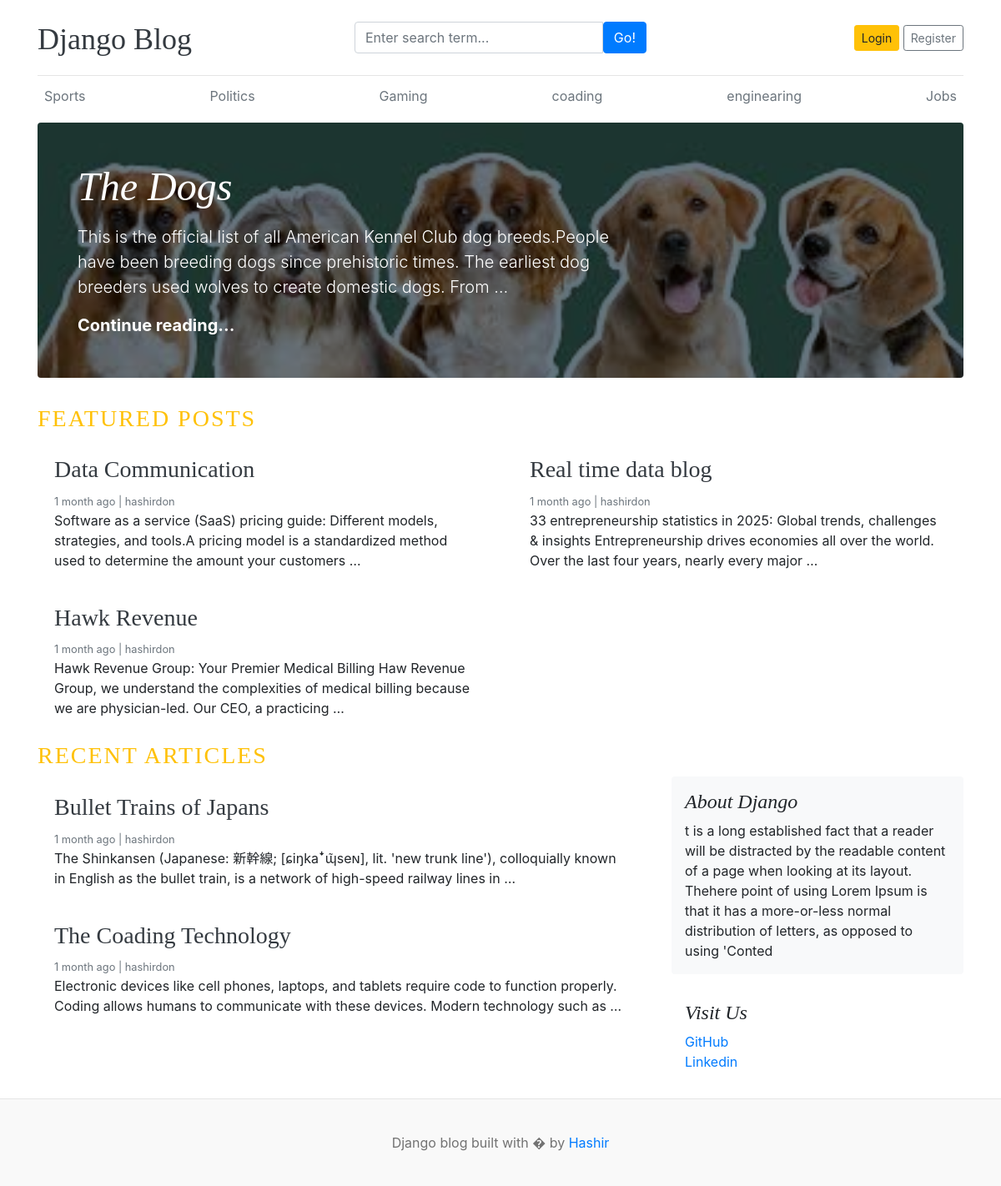
The page / on the database its author committed.
### blogs/models.py (models this page shows, shortened)
class Category(models.Model):
    category_name=models.CharField(max_length=50,unique=True)
    created_at=models.DateTimeField(auto_now_add=True)
    updated_at=models.DateTimeField(auto_now_add=True)
    class Meta:
        verbose_name_plural='Categories'

class Blog(models.Model):
    title=models.CharField(max_length=100)
    slug=models.CharField(max_length=100,unique=True,blank=True)
    category=models.ForeignKey(Category,on_delete=models.CASCADE)
    author=models.ForeignKey(User,on_delete=models.CASCADE)
    featured_image=models.ImageField(upload_to='uploads/%Y/%m/%d')
    short_description=models.TextField(max_length=500)
    blog_body=models.TextField(max_length=2000)
    status=models.CharField(max_length=20,choices=STATUS_CHOICES,default='Draft')
    is_featured=models.BooleanField(default=False)
    created_at=models.DateTimeField(auto_now_add=True)
    updated_at=models.DateTimeField(auto_now_add=True)

### assignments/models.py (models this page shows, shortened)
class About(models.Model):
    about_heading = models.CharField(max_length=25)
    about_description = models.TextField(max_length=250)
    created_at=models.DateTimeField(auto_now_add=True)
    updated_at=models.DateTimeField(auto_now_add=True)
    class Meta:
        verbose_name_plural='About'

class SocialSites(models.Model):
    platform=models.CharField(max_length=25)
    link=models.URLField(max_length=1000)
    created_at=models.DateTimeField(auto_now_add=True)
    updated_at=models.DateTimeField(auto_now_add=True)

### blog_main/views.py (the view)
# urls.py: 2. Add a URL to urlpatterns:  path('', views.home, name='home')
def home(request):
    categories = Category.objects.all()
    featured_posts=Blog.objects.filter(is_featured=True,status='Published').order_by('-created_at')
    posts=Blog.objects.filter(is_featured=False,status='Published')
    try:
        about = About.objects.get()
    except:
        about=None
    context = {
        'categories': categories,
        'featured_posts' :featured_posts,
        'posts':posts,
        'about':about
    }
    return render(request, 'home.html', context)

### blogs/context_processors.py (called while the page is built)
def get_categories(request):
    categories=Category.objects.all()
    return dict(categories=categories)

def get_Social_Links(request):
    Social=SocialSites.objects.all()
    return dict(Social=Social)

### templates/home.html (shortened to what this page needs)
{% extends "base.html" %}
{% block content%}
{% for post in featured_posts %}
{% if forloop.first  %}
<div class="jumbotron p-3 p-md-5 text-white rounded bg-dark" style="background-image: url({{post.featured_image.url}});background-blend-mode: overlay;background-size:cover;">
    <div class="col-md-8 px-0">
      <h1 class="display-4 font-italic">{{post.title}}</h1>
      <p class="lead my-3">{{post.short_description | truncatewords:30}}</p>
      <p class="lead mb-0"><a href="{% url 'blogs' post.slug %}" class="text-white font-weight-bold">Continue reading...</a></p>
    </div>
  </div>
{% endif %}
{% endfor %}
<h3 class='text-uppercase text-warning' style='letter-spacing:2px ;'>Featured Posts</h3>
<div class="row mb-2">
  {% for post in featured_posts %}
    {% if not forloop.first %}
      <div class="col-md-6">
        <div class="card border-0">
          <div class="card-body">
            <h3> <a href="{% url 'blogs' post.slug %}" class=text-dark>{{post.title}} </a></h3>
            <small class="mb-1 text-muted">{{post.created_at | timesince}} ago | {{post.author}}</small>
            <p class="card-text">{{post.short_description | truncatewords:25}}</p>
          </div>
        </div>
      </div>
    {% endif %}
  {% endfor %}
</div>
<h3 class='text-uppercase text-warning' style='letter-spacing:2px ;'>Recent Articles</h3>
  <main role="main" class="container p-0">
    <div class="row">
      <div class="col-md-8 blog-main">
        {% for post in posts %}
        <div class="card border-0">
          <div class="card-body">
            <h3><a href="{% url 'blogs' post.slug %}" class=text-dark>{{post.title}}</a></h3>
            <small class="mb-1 text-muted">{{post.created_at | timesince}} ago | {{post.author}}</small>
            <p class="card-text">{{post.short_description | truncatewords:25}}</p>
          </div>
        </div>
        {% endfor %}
        </div>
      <aside class="col-md-4 blog-sidebar">
        <div class="p-3 mb-3 bg-light rounded">
          <h4 class="font-italic">{{about.about_heading}}</h4>
          <p class="mb-0">{{about.about_description}}</p>
        </div>
        {% if Social %}
        <div class="p-3">
          <h4 class="font-italic">Visit Us</h4>
          <ol class="list-unstyled">
            {% for i in Social %}
            <li><a href="{{i.link}}" target="_blank">{{i.platform}}</a></li>
            {% endfor %}
          </ol>
        </div>
        {% endif %}
      </aside>
    </div>
  </main>
</div>
 {% endblock %}

### templates/base.html (shortened to what this page needs)
{% load static %}
<!DOCTYPE html>
<html lang="en">
<head>
    <link href="https://getbootstrap.com/docs/4.0/dist/css/bootstrap.min.css" rel="stylesheet">
    <link rel="stylesheet" href="{% static 'css/blog.css' %}">
  </head>
<body>
    <div class="container">
      <header class="blog-header py-3">
        <div class="row flex-nowrap justify-content-between align-items-center">
          <div class="col-4 pt-1">
            <a class="blog-header-logo text-dark" href="/">Django Blog</a>
          </div>
          <div class="col-4">
            <form action="{% url 'search' %}" method="GET">
              <div class="input-group">
              <input class="form-control" type="text" name='keyword' placeholder="Enter search term..." aria-label="Enter search term..." aria-describedby="button-search" />
              <button type="submit"class="btn btn-primary" id="button-search" type="button">Go!</button>
              </div>
            </form>
          </div>
          <div class="col-4 d-flex justify-content-end align-items-center">
            {% if not user.is_authenticated %}
            <a class="btn btn-sm btn-warning" href="{% url 'login' %}">Login</a> &nbsp;
            <a class="btn btn-sm btn-outline-secondary" href="{% url 'register' %}">Register</a>
            {% else %}
            <span>You are logged in as {{user}}</span>
            <span><a href="{% url 'logout' %}">Log Out</a></span>
            {% endif %}
          </div>
        </div>
      </header>
      <div class="nav-scroller py-1 mb-2">
        <nav class="nav d-flex justify-content-between">
          {%for cat in categories %}
          <a class="p-2 text-muted" href="{% url 'posts_by_category' cat.id %}">{{cat.category_name}}</a>
          {% endfor %}
        </nav>
      </div>
{% block content%}
 {% endblock %}
  <footer class="blog-footer">
  <p>Django blog built with � by <a href="#">Hashir</a></p>
</footer>
</body>
</html>

### blog_main/static/css/blog.css (style rules this page uses)
.blog-header { border-bottom: 1px solid #e5e5e5; }
.blog-header-logo { font-family: "Playfair Display", Georgia, "Times New Roman", serif; font-size: 2.25rem; }
h1, h2, h3, h4, h5, h6 { font-family: "Playfair Display", Georgia, "Times New Roman", serif; }
.display-4 { font-size: 2.5rem; }
@media (min-width: 768px) { .display-4 { font-size: 3rem; } }
.blog-footer { padding: 2.5rem 0; color: #727272; text-align: center; background-color: #f9f9f9; border-top: .05rem solid #e5e5e5; }
.blog-footer p:last-child { margin-bottom: 0; }

### rows shown on the page
Category: category_name "Sports"
Category: category_name "Politics"
Category: category_name "Gaming"
Category: category_name "coading"
Category: category_name "enginearing"
Category: category_name "Jobs"
Blog: featured_image (picture), title "The Dogs", short_description "This is the official list of all American Kennel Club dog breeds.People have been breeding dogs since prehistoric times. The earliest dog breeders used wolves to create domestic dogs. From …"
Blog: title "Data Communication", created_at "1 month", author "hashirdon", short_description "Software as a service (SaaS) pricing guide: Different models, strategies, and tools.A pricing model is a standardized method used to determine the amount your customers …"
Blog: title "Real time data blog", created_at "1 month", author "hashirdon", short_description "33 entrepreneurship statistics in 2025: Global trends, challenges & insights Entrepreneurship drives economies all over the world. Over the last four years, nearly every major …"
Blog: title "Hawk Revenue", created_at "1 month", author "hashirdon", short_description "Hawk Revenue Group: Your Premier Medical Billing Haw Revenue Group, we understand the complexities of medical billing because we are physician-led. Our CEO, a practicing …"
Blog: title "Bullet Trains of Japans", created_at "1 month", author "hashirdon", short_description "The Shinkansen (Japanese: 新幹線; [ɕiŋkaꜜɰ̃seɴ], lit. 'new trunk line'), colloquially known in English as the bullet train, is a network of high-speed railway lines in …"
Blog: title "The Coading Technology", created_at "1 month", author "hashirdon", short_description "Electronic devices like cell phones, laptops, and tablets require code to function properly. Coding allows humans to communicate with these devices. Modern technology such as …"
About: about_heading "About Django", about_description "t is a long established fact that a reader will be distracted by the readable content of a page when looking at its layout. Thehere point of using Lorem Ipsum is that it has a more-or-less normal distribution of letters, as opposed to using 'Conted"
SocialSites: platform "GitHub"
SocialSites: platform "Linkedin"
